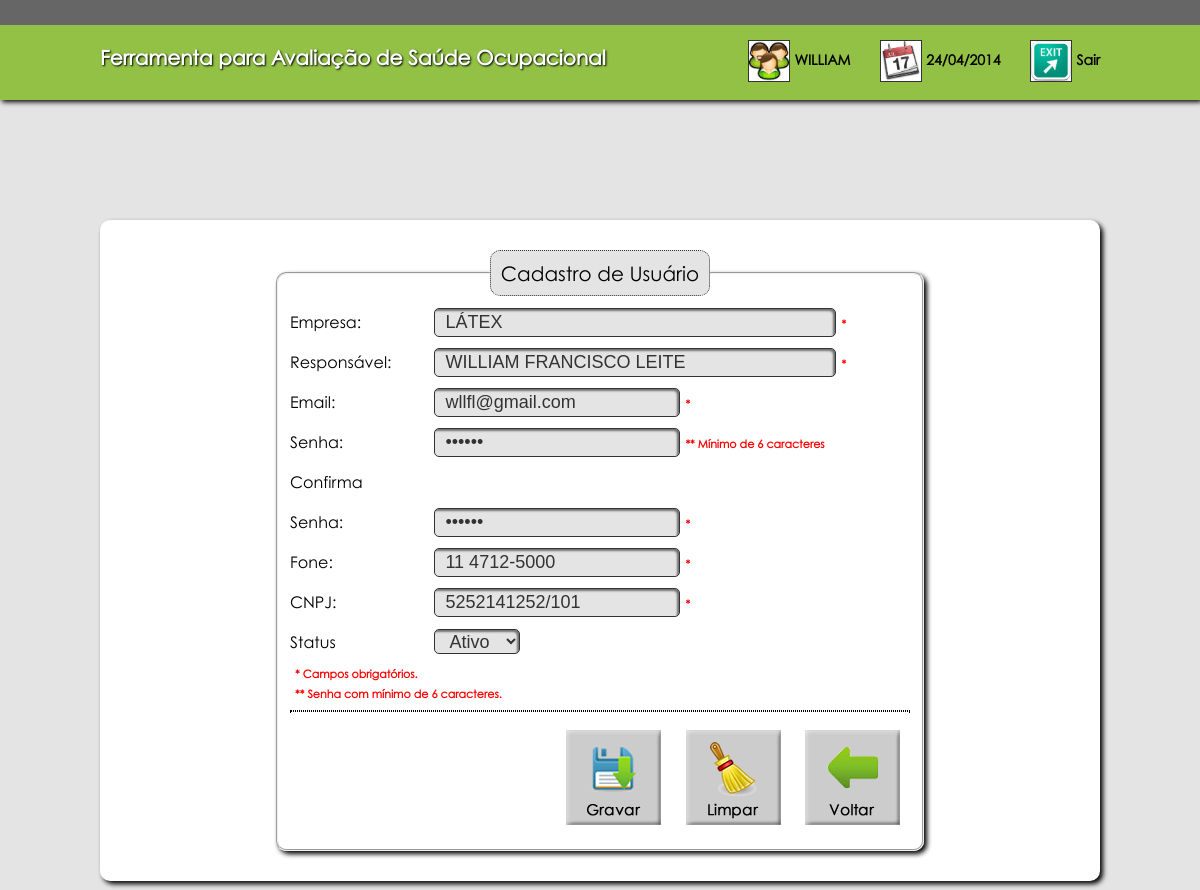
The page /editar/usuario/id/1 (signed in) on the database its author committed.
### tables this page shows
CREATE TABLE `tab_usuario` (
  `ID_USUARIO` int(11) NOT NULL AUTO_INCREMENT,
  `RAZAO` varchar(50) NOT NULL,
  `CNPJ` char(20) NOT NULL,
  `FONE` char(20) DEFAULT NULL,
  `RESPONSAVEL` varchar(50) NOT NULL,
  `EMAIL` varchar(50) NOT NULL,
  `SENHA` char(20) NOT NULL,
  `DATA_CADASTRO` timestamp NOT NULL DEFAULT CURRENT_TIMESTAMP ON UPDATE CURRENT_TIMESTAMP,
  `STATUS` enum('A','I') NOT NULL DEFAULT 'A',
  PRIMARY KEY (`ID_USUARIO`),
  UNIQUE KEY `EMAIL_UNIQUE` (`EMAIL`)
);

### classes/Base.class.php (called while the page is built, shortened)
<?php
abstract class Base{
    public function __construct($conexao) {
        if (!empty($conexao)):
            $this->pdo = $conexao;
        else:
            exit();
        endif;
    }
}

### classes/Usuario.class.php (called while the page is built, shortened)
<?php
class Usuario extends Base{
    public function getFilterId($id){
        try{
            $sql = "SELECT * FROM TAB_USUARIO WHERE ID_USUARIO = ?";
            $stm = $this->pdo->prepare($sql);
            $stm->bindValue(1, $id);
            $stm->execute();
            $dados = $stm->fetch(PDO::FETCH_OBJ);
            return $dados;
        } catch (Exception $ex) {
            echo "Erro ao consultar dados: " . $ex->getMessage();
        }
    }
}

### cadastro.php (the view, shortened to what this page needs)
<?php
$id = (isset($_REQUEST['id'])) ? $_REQUEST['id']:'';
if (!empty($id)):
    $conexao = Conexao::getInstance();
    $usuario = new Usuario($conexao);
    $dados   = $usuario->getFilterId($id);
endif;
?>
<!DOCTYPE html>
<html>
    <head>
        <link href="/ProjetoPedro/css/estilo.css" rel="stylesheet" type="text/css"/>
    </head>
    <body>
        <div id="topo">
            <?php include 'inc/inc_topo_interno.php';?>
        </div>
        <div id="corpo">
            <div id="boxCadastro">
                <fieldset>
                    <legend align="center">Cadastro de Usuário</legend>
                    <form action="/ProjetoPedro/controller/ctUsuario.php" method="POST" id="frmCadastroUsuario"/>
                        <label>Empresa:</label>
						<input class="inputCadastro" type="text" value="<?php echo (isset($dados)) ? $dados->RAZAO : '';?>"  onblur="VerificaSize(this.id);" placeholder="Informe a Razão Social" name="txtRazao" id="txtRazao" size="35"><span class="msg-aviso">*</span></br>
                        <label>Responsável:</label>
						<input class="inputCadastro"type="text" value="<?php echo (isset($dados)) ? $dados->RESPONSAVEL : '';?>"  onblur="VerificaSize(this.id);" placeholder="Informe o responsável" name="txtResponsavel" id="txtResponsavel" size="35"><span class="msg-aviso">*</span></br>
                        <label>Email:</label>
						<input class="inputCadastro"type="email" value="<?php echo (isset($dados)) ? $dados->EMAIL : '';?>" onblur="VerificaSize(this.id);" placeholder="Informe o e-mail" name="txtEmail" id="txtEmail" size="20"><span class="msg-aviso">*</span></br>
                        <label>Senha:</label>
						<input class="inputCadastro"type="password" value="<?php echo (isset($dados)) ? base64_decode($dados->SENHA) : '';?>" onblur="VerificaSize(this.id);" placeholder="Informe a senha" name="txtSenha" id="txtSenha" size="20"><span class="msg-aviso">** Mínimo de 6 caracteres</span></br>
                        <label>Confirma Senha:</label>
						<input class="inputCadastro"type="password" value="<?php echo (isset($dados)) ? base64_decode($dados->SENHA) : '';?>" onblur="VerificaSize(this.id);" placeholder="Confirme a senha" name="txtConfirmaSenha" id="txtConfirmaSenha" size="20"><span class="msg-aviso">*</span></br>
                        <label>Fone:</label>
						<input class="inputCadastro" type="text" value="<?php echo (isset($dados)) ? $dados->FONE : '';?>" onblur="VerificaSize(this.id);" placeholder="Informe o telefone" name="txtFone" id="txtFone" size="20"><span class="msg-aviso">*</span></br>
                        <label>CNPJ:</label>
						<input class="inputCadastro"type="text" value="<?php echo (isset($dados)) ? $dados->CNPJ : '';?>" onblur="VerificaSize(this.id);" placeholder="Informe o CNPJ" name="txtCnpj" id="txtCnpj" size="20"><span class="msg-aviso">*</span></br>
                        <label>Status</label>
                        <select name="cmbStatus" id="cmbStatus" class="cmbCadastro" onblur="VerificaSize(this.id);">
                            <option value="A" <?php echo (isset($dados) && ($dados->STATUS == 'A')) ? 'selected' : ''; ?> >Ativo</option>
                        </select></br>
                    <span class="msg-aviso">* Campos obrigatórios.</span><br/>
                    <span class="msg-aviso">** Senha com mínimo de 6 caracteres.</span>
                    <hr>
                    <div id="controlaBotao">
                        <input type="image" class="btnImagem"src="/ProjetoPedro/images/btnGravar.png" alt="Gravar" title="Gravar Usuário" onclick="ValidaDados();">
                        <input type="image" class="btnImagem"src="/ProjetoPedro/images/btnLimpar.png" alt="Limpar" title="Limpar Campos" onclick="Limpar();">
                        <input type="image" class="btnImagem"src="/ProjetoPedro/images/btnVoltar.png" alt="Voltar" title="Página principal" onclick="window.location='/ProjetoPedro/principal'">
                    </div>
                </fieldset>
            </div>
        </div>
    </body>
</html>

### css/estilo.css (style rules this page uses)
body, p, h3 { margin: 0; padding: 0; }
body { background-color: #e4e4e4; text-align: center; font-family: Century Gothic; }
#topo { width: 100%; height: 100px; background: url('../images/topo.png') repeat-x; box-shadow: 2px 2px 5px black ; }
#corpo { text-align: center; width: 1000px; height: 550px; margin: 120px auto; }
.btnImagem { margin: 10px; }
#boxCadastro { background-color: #fff; border-radius: 10px; text-align: left; padding: 30px; text-align: center; box-shadow: 3px 3px 5px black ; }
#boxCadastro fieldset { min-height: 500px; margin: 0 auto; text-align: left; width: 620px; box-shadow: 3px 3px 5px black ; border-radius: 10px; }
#boxCadastro fieldset legend { font-size: 20px; padding: 10px; border: 1px dotted #333333; border-radius: 10px; text-align: center; background-color: #e4e4e4; }
#boxCadastro label { display: inline-block; width: 130px; text-align: left; line-height: 40px; }
#boxCadastro input { display: inline-block; margin-left: 10px; color: #333333; }
.inputCadastro { border: 1px solid #333333; border-radius: 5px; color: white; background-color: #e4e4e4; font-size: 18px; height: 25px; margin-left: 10px; padding-left: 10px; box-shadow: -2px 2px 2px rgba(0,0,0,0.5)inset; display: inline-block; }
.cmbCadastro { border: 1px solid #333333; border-radius: 5px; color: #333333; background-color: #e4e4e4; font-size: 18px; height: 25px; margin-left: 10px; padding-left: 10px; box-shadow: -2px 2px 2px rgba(0,0,0,0.5)inset; display: inline-block; cursor: pointer; }
.msg-aviso { color: red; font-size: 11px; font-weight: bold; margin-left: 5px; }
#controlaBotao { float: right; }
hr { border: 1px dotted #000; }

### rows shown on the page
tab_usuario: txtRazao "LÁTEX", txtResponsavel "WILLIAM FRANCISCO LEITE", txtEmail "wllfl@gmail.com", txtFone "11 4712-5000", txtCnpj "5252141252/101", cmbStatus "Ativo"
